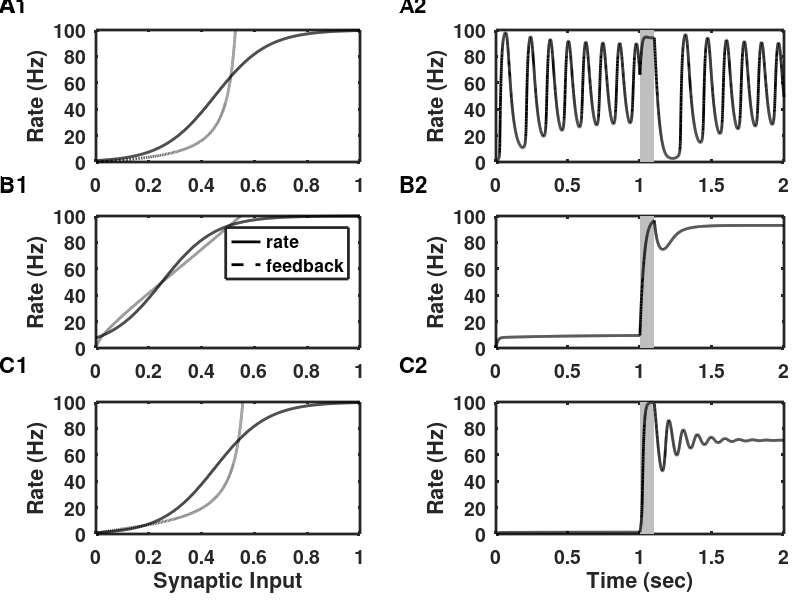

This chart was generated by the following MATLAB code:
% bistable_fac_dep.m
% Simple firing-rate model of bistability.
% Uses sigmoidal f-I curve so that firing rate saturates.
% Synaptic feedback includes either depression or facilitation or a
% combination of the two.
% Plots firing rate and feedback curves to show fixed points then simulates
% the model with inputs.
%
% Trial 1 has depression only (facilitation factor set to 0).
% Trial 2 has facilitation only (depression time constant set to 0).
% Trial 3 has both depression and facilitation.
% This code was used to produce Figure 6.6 in the textbook:
% An Introductory Course in Computational Neuroscience
% by Paul Miller (Brandeis University, 2017)
%
%%%%%%%%%%%%%%%%%%%%%%%%%%%%%%%%%%%%%%%%%%%%%%%%%%%%%%%%%%%%%%%%%%%%%%%%%%%

clear;

%% Parameters for sigmoidal firing-rate response curve
rmax = 100;                 % Maximum rate
x_sigma = 0.1;              % Inverse of steepness of response
x_mid = 0.5;                % Default input for 1/2-max response (can vary)
tau = 0.010;                % Time constant for firing-rate to change

%% Parameters that vary across conditions are given in vectors, with each 
%  element of the vector to be used on one corresponding trial.
%  First trial is depression only.
%  Second trial is facilitation only.
%  Third trial has both facilitation and depression.

% Threshold for 1/2-activation is reduced in trial 2, increasing the firing 
% rate of neurons in the absence of input. This is possible as strong 
% facilitation allows for a weak baseline feedback to be used that ensures 
% spontaneous activity remains stable even at relatively high rates of 10Hz 
% or more. 
x_mid_vec = [0.45 0.25 0.45];   


%% Synaptic response parameters differ across the three trials

alpha_vec = [0.5 0.5 0.5];      % Baseline postsynaptic amplitude.
Wee_vec = [85 7 90];            % Strength of synaptic feedback.
fac_vec = [0 0.1 0.2];          % Facilitation factor (0 means no facilitation)
p0_vec = [1 0.1 0.1];           % Baseline vesicle release probability.

% Time constant for synaptic depression, zero means no depression
taud_vec = [0.15 0 0.15];       

tau_s = 0.002;                  % Synaptic time constant for AMPA receptors
tau_f = 0.5;                    % Faciliation time constant

%% Now set up vectors to generate the firing rate response to a range of 
%  inputs and the dependence of synaptic feedback on a range of rates.
S_range = [0:0.001:1];          % Range of synaptic inputs to use    
r_range = [0:0.01:rmax];        % Range of presynaptic rates to use.


%% Set up the plotting parameters
set(0,'DefaultLineLineWidth',2,...
    'DefaultLineMarkerSize',8, ...
    'DefaultAxesLineWidth',2, ...
    'DefaultAxesFontSize',14,...
    'DefaultAxesFontWeight','Bold');

figure(1)
clf
%% Set up the simulation parameters 
dt = 0.0005;                % Time step to use
tmax = 2;                   % Maximum time for simulation
tvec = dt:dt:tmax;          % Vector of time points
Nt = length(tvec);          % Number of time points
Ntrials = 3;                % Number of different simulation trials

r = zeros(Ntrials,Nt);      % Initialize vector for firing rates
s = zeros(Ntrials,Nt);      % Initialize vector for synaptic inputs
D = ones(Ntrials,Nt);      % Initialize vector for depression variable
F = ones(Ntrials,Nt);      % Initialize vector for facilitation variable

t_on = 1;                   % Time for stimulus onset
t_off = 1.1;                % Time for stimulus offset
stim_amp = 0.2;             % Amplitude of stimulus
stim = zeros(1, Nt);        % Initialize vector for the stimulus
% then add stimulus to appropriate time points.
stim(round(t_on/dt):round(t_off/dt)) = stim_amp;    

% Loop through trials with different parameters on each trial
for trial = 1:Ntrials;         
    alpha0 = alpha_vec(trial);  % Value of baseline postsynaptic amplitude
    Wee = Wee_vec(trial);       % Value of total synaptic strength
    f_f = fac_vec(trial);       % Value of facilitation factor
    p0 = p0_vec(trial);         % Value of baseline release probability
    tau_d = taud_vec(trial);    % Value of time constant for depression
    x_mid = x_mid_vec(trial);   % Value to shift threshold of f-I curve
    
    % Below is the formula for the firing rate response function that will 
    % be used in both the steady state curves and the simulation.
    % This is the sigmoid function of "x" where "x" is the value of the
    % variable (or vector of values) sent to the function.
    r_of_s = @(x) rmax./(1 + exp(-(x-x_mid)/x_sigma));

    % Steady state formula for facilitation variable, F, depends on r.
    % See Appendix A and Chapter 5.
    fac_of_r = 1+(1/p0-1)*f_f*tau_f*r_range./(1+f_f*tau_f*r_range);
    
    % Below is release probability defined as pr = p0.F.
    pr = p0*fac_of_r;
    
    % Steady state formula for depression variable, D, depends on r.
    % See Appendix A and Chapter 5.
    dep_of_r = 1./(1+tau_d*pr.*r_range);
    
    % Postynaptic amplitude is defined as alpha = alpha_0*D
    alpha = alpha0*dep_of_r;
    
    % Steady state formula for the synaptic response fraction depends on r.
    % See Appendix A and Chapter 5.
    s_of_r = alpha.*pr.*r_range*tau_s./(1+alpha.*pr.*r_range*tau_s);
    
    % Total synaptic input is the synaptic response fraction scaled by
    % total synaptic strength, Wee via S(r) = Wee.s(r).
    S_in = Wee*s_of_r;
    
    % Generate firing rate as a function of total synaptic input
    r_out = r_of_s(S_range);
    
    % Set up the figure to plot S(r) and r(S).
    figure(1)    
    subplot('Position',[0.12 1.04-0.31*trial 0.33 0.22]) % Position of panel
    plot(S_range,r_out,'k');        % Plot r(S) (S varied r from formula)
    hold on;                        % Do not overwrite
    plot(S_in,r_range,'k--');       % Plot S(r) (r varied S from formula)
    axis([0 1 0 rmax])               % Set the range of each axis

    if ( trial == Ntrials )          % If it is not the last trial
        xlabel('Synaptic Input')    % Otherwise label the x-axis
    end
    ylabel('Rate (Hz)')             % Label the y-axis
    if ( trial == 2 )
        legend('rate', 'feedback')
    end

    %% Now carry simulate the same model as a function of time
    % In models with multiple variables, each variable is updated using
    % the values of the set of variables on the previous time step
    for i = 2:Nt;                               % Loop through time points

        % First update the firing rate using the equation
        % dr/dt = -(r + r(S + stim) )/tau 
        % where S = Wee.s and the value of s on the prior time-step is used
        r(trial,i) = r(trial,i-1)*(1-dt/tau) + ...
            dt/tau*r_of_s(Wee*s(trial,i-1)+stim(i));
        
        % Next update the facilitation variable which depends on firing
        % rate alone, using the equation
        % dF/dt = (1-F)/tau_F + f_f*(1/p0 - F)*r
        % Note that if f_f is zero then F is fixed at 1.
        F(trial,i) = F(trial,i-1) +  dt/tau_f*(1-F(trial,i-1)) + ...
            f_f*(1/p0-F(trial,i-1))*dt*r(trial,i-1);

        % Next update the depression variable, which depends on both firing
        % rate and the facilitation variable, using the equation
        % dD/dt = (1-D)/tau_D - pr.D.r (where pr = p0.F)
        if ( tau_d > 0 )        % tau_d = 0 ensures D = 1 always
            D(trial,i) = D(trial,i-1) +(1-D(trial,i-1))*dt/tau_d - ...
                p0*F(trial,i-1)*D(trial,i-1)*r(trial,i-1)*dt;
        else
            D(trial,i) = 1;     % No impact of depression if D = 1.
        end
        
        % Finally update the synaptic response variable,s, which depends on
        % all of rate, facilitation and depression variables, using the
        % equation
        % ds/dt = -s/tau_s + alpha.pr.r.(1-s)
        % where pr = p0.F and alpha = alpha_0*D
        s(trial,i) = s(trial,i-1)*(1-dt/tau_s) + ...
            dt*F(trial,i-1)*p0*D(trial,i-1)*alpha0*r(trial,i-1) ... 
            *(1-s(trial,i-1));
    end;        % go to next time point
    
    %% Now plot the results
    
    % Set up the position of the panel for plotting simulation results
    subplot('Position',[0.62 1.04-0.31*trial 0.36 0.22])
    
    % produce a solid gray rectangle across the region of the stimulus
    fill([t_on t_on t_off t_off],[0 rmax rmax 0],[0.75, 0.75, 0.75], ...
        'EdgeColor','none')
    hold on;        % do not overwrite the gray rectangle
    plot(tvec,r(trial,:),'k');  % plot firing rate as a function of time
    if ( trial == Ntrials )          % if not the last trial
        xlabel('Time (sec)')        % Label x-axis on last trial
    end
    ylabel('Rate (Hz)')
    axis([0 tmax 0 rmax])            % Set the range of each axis
    
end;            % Go to next parameter set and produce a new trial


% Finally label the subfigures
annotation('textbox',[0.00 0.98 0.02 0.02],'LineStyle','none','FontSize',16,'FontWeight','Bold','String','A1')
annotation('textbox',[0.5 0.98 0.02 0.02],'LineStyle','none','FontSize',16,'FontWeight','Bold','String','A2')
annotation('textbox',[0.00 0.68 0.02 0.02],'LineStyle','none','FontSize',16,'FontWeight','Bold','String','B1')
annotation('textbox',[0.5 0.68 0.02 0.02],'LineStyle','none','FontSize',16,'FontWeight','Bold','String','B2')
annotation('textbox',[0.00 0.38 0.02 0.02],'LineStyle','none','FontSize',16,'FontWeight','Bold','String','C1')
annotation('textbox',[0.5 0.38 0.02 0.02],'LineStyle','none','FontSize',16,'FontWeight','Bold','String','C2')
